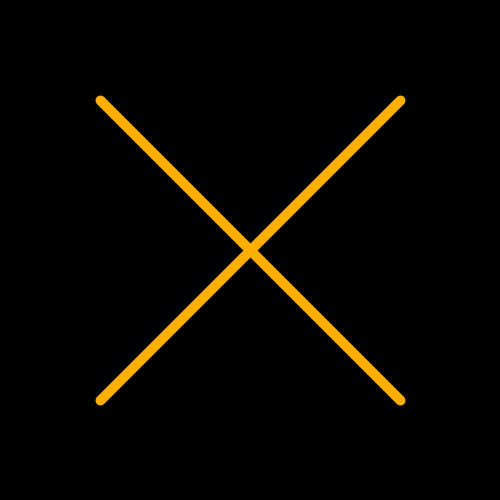
Frame 1 (no input)
Frame 60 (the mouse pressed at the canvas centre just before this capture): identical to frame 1, image omitted
Frame 120 (the mouse held since frame 60 and released just before this capture): identical to frame 1, image omitted

The Processing sketch that drew this single still picture (run headless with seeded random() and noise(); from frame 60 on, the mouse is pressed at the canvas centre):

// Processing sketch: save_function
// ── save_function.pde
void setup() {
  size(500, 500);
}

void draw() {
  background(0);
  strokeWeight(10);
  stroke(255, 175, 0);
  line(100, 100, 400, 400);
  line(100, 400, 400, 100);
}

void keyPressed() {
  if (key == ' ') {
    save("output.png");
  }
}
